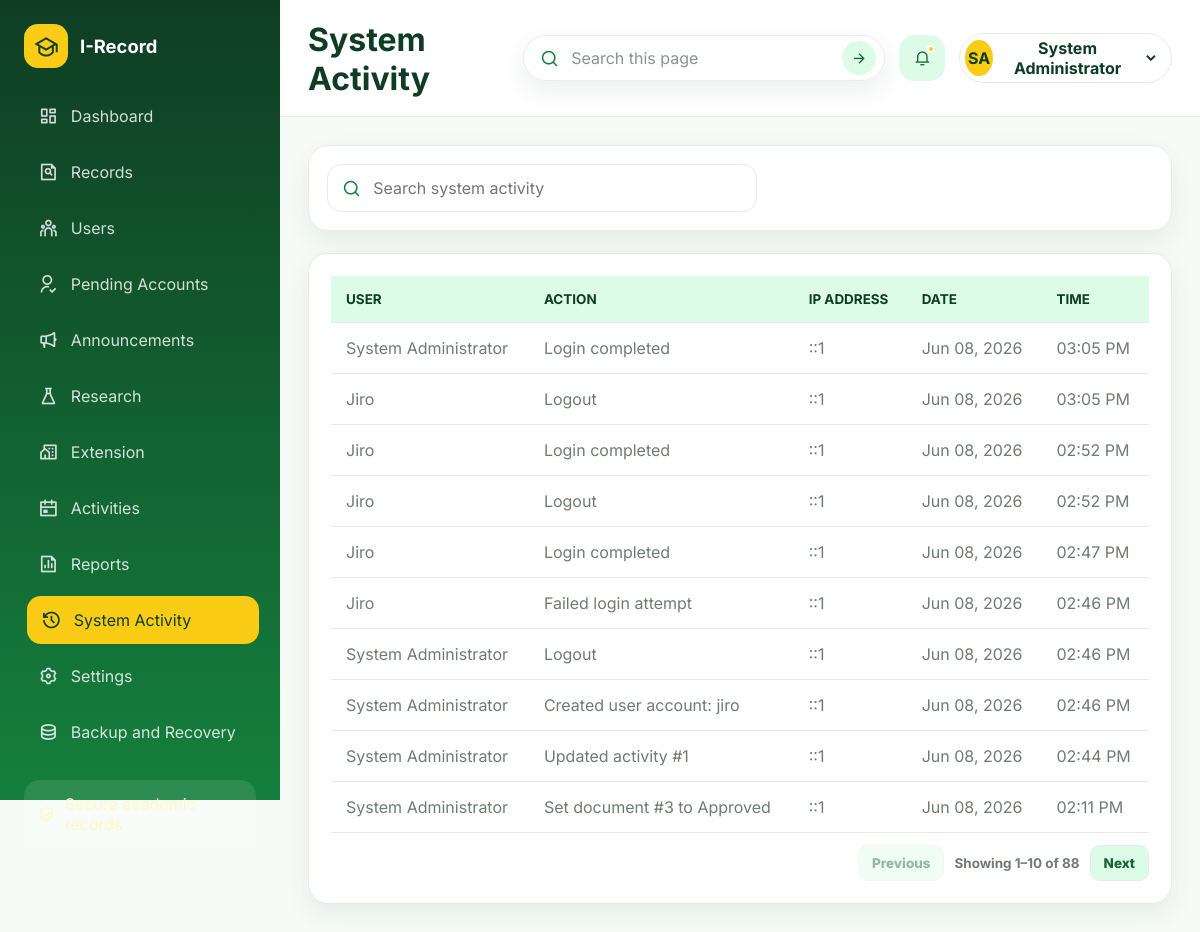
The page /system-activity.php (signed in) on the database its author committed.
### tables this page shows
CREATE TABLE users (
  id INT AUTO_INCREMENT PRIMARY KEY,
  fullname VARCHAR(160) NOT NULL,
  gender VARCHAR(30) NULL,
  birthday DATE NULL,
  email VARCHAR(190) NOT NULL UNIQUE,
  phone VARCHAR(30) NULL,
  username VARCHAR(80) NOT NULL UNIQUE,
  password VARCHAR(255) NOT NULL,
  role ENUM('Super Admin','Vice President','OVPRE Staff','Research Coordinator','Extension Coordinator','Faculty Researcher','Evaluator/Reviewer','User') NOT NULL,
  department_id INT NULL,
  status ENUM('Pending','Active','Rejected','Suspended','Inactive','Locked') NOT NULL DEFAULT 'Pending',
  approved_at DATETIME NULL,
  approved_by INT NULL,
  rejected_at DATETIME NULL,
  rejected_by INT NULL,
  rejection_reason TEXT NULL,
  login_attempts INT DEFAULT 0,
  locked_until DATETIME NULL,
  reset_token VARCHAR(255) NULL,
  reset_expires DATETIME NULL,
  last_login_at DATETIME NULL,
  created_by INT NULL,
  deleted_at DATETIME NULL,
  created_at TIMESTAMP DEFAULT CURRENT_TIMESTAMP,
  updated_at TIMESTAMP NULL DEFAULT NULL ON UPDATE CURRENT_TIMESTAMP,
  INDEX idx_users_approved_by (approved_by),
  INDEX idx_users_rejected_by (rejected_by),
  INDEX idx_users_status_created (status, created_at),
  FOREIGN KEY (department_id) REFERENCES departments(id) ON DELETE SET NULL,
  FOREIGN KEY (approved_by) REFERENCES users(id) ON DELETE SET NULL,
  FOREIGN KEY (rejected_by) REFERENCES users(id) ON DELETE SET NULL
);

CREATE TABLE audit_logs (
  id INT AUTO_INCREMENT PRIMARY KEY,
  user_id INT NULL,
  action VARCHAR(255) NOT NULL,
  ip_address VARCHAR(64) NOT NULL,
  created_at TIMESTAMP DEFAULT CURRENT_TIMESTAMP,
  FOREIGN KEY (user_id) REFERENCES users(id) ON DELETE SET NULL
);

### includes/bootstrap.php (called while the page is built, shortened)
<?php
function db(): PDO {
    static $pdo = null;
    if ($pdo instanceof PDO) {
        return $pdo;
    }
    $pdo = new PDO(
        'mysql:host=' . DB_HOST . ';dbname=' . DB_NAME . ';charset=utf8mb4',
        DB_USER,
        DB_PASS,
        [
            PDO::ATTR_ERRMODE => PDO::ERRMODE_EXCEPTION,
            PDO::ATTR_DEFAULT_FETCH_MODE => PDO::FETCH_ASSOC,
        ]
    );
    return $pdo;
}
function h($value): string {
    return htmlspecialchars((string) $value, ENT_QUOTES, 'UTF-8');
}
function current_user(): ?array {
    $stmt = db()->prepare('SELECT * FROM users WHERE id = ? AND status = "Active" AND deleted_at IS NULL LIMIT 1');
    $stmt->execute([$_SESSION['user_id']]);
    return $stmt->fetch() ?: null;
}

### system-activity.php (the view, shortened to what this page needs)
<?php
require_once 'includes/layout.php';
$logs = db()->query('SELECT l.*, u.fullname FROM audit_logs l LEFT JOIN users u ON u.id = l.user_id ORDER BY l.created_at DESC LIMIT 200')->fetchAll();
renderHeader('System Activity', 'audit');
?>
<section class="tool-panel">
    <div class="search-control">
        <i class="ri-search-line"></i>
        <input data-table-search type="search" placeholder="Search system activity">
    </div>
</section>
<section class="panel">
    <div class="table-scroll">
        <table class="data-table portal-table">
            <thead>
                <tr>
                    <th>User</th>
                    <th>Action</th>
                    <th>IP Address</th>
                    <th>Date</th>
                    <th>Time</th>
                </tr>
            </thead>
            <tbody>
                <?php foreach ($logs as $log): ?>
                    <tr data-table-row>
                        <td><?php echo h($log['fullname'] ?? 'System'); ?></td>
                        <td><?php echo h($log['action']); ?></td>
                        <td><?php echo h($log['ip_address']); ?></td>
                        <td><?php echo h(date('M d, Y', strtotime($log['created_at']))); ?></td>
                        <td><?php echo h(date('h:i A', strtotime($log['created_at']))); ?></td>
                    </tr>
                <?php endforeach; ?>
            </tbody>
        </table>
    </div>
</section>
<?php renderFooter(); ?>

### includes/layout.php (shortened to what this page needs)
<?php
require_once __DIR__ . '/bootstrap.php';
function activePage($page, $currentPage)
{
    return $page === $currentPage ? 'active' : '';
}
function renderHeader($pageTitle, $currentPage)
{
    $user = current_user();
    $name = $user['fullname'] ?? 'Guest';
    $initials = implode('', array_map(fn($part) => strtoupper(substr($part, 0, 1)), array_slice(preg_split('/\s+/', trim($name)), 0, 2)));
    $savedProfilePhoto = (string) ($user['profile_photo'] ?? '');
    $profilePhotoUrl = preg_match('#^uploads/profile-photos/[A-Za-z0-9._-]+\.(jpg|png|webp)$#', $savedProfilePhoto) ? $savedProfilePhoto : '';
    $isSuperAdmin = ($user['role'] ?? '') === ROLE_SUPER_ADMIN;
    $unreadNotificationCount = 0;
    if ($user) {
        $unreadNotificationStmt = db()->prepare('SELECT COUNT(*) FROM notifications WHERE user_id = ? AND status = "Unread"');
        $unreadNotificationStmt->execute([(int) $user['id']]);
        $unreadNotificationCount = (int) $unreadNotificationStmt->fetchColumn();
    }
?>
    <!DOCTYPE html>
    <html lang="en">
    <head>
        <link rel="stylesheet" href="assets/css/style.css?v=20261012-project-tracking-search">
        <link href="https://cdn.jsdelivr.net/npm/remixicon@4.5.0/fonts/remixicon.css" rel="stylesheet">
        <link href="https://cdnjs.cloudflare.com/ajax/libs/font-awesome/6.5.2/css/all.min.css" rel="stylesheet">
    </head>
    <body>
        <div class="app-shell">
            <aside class="sidebar" id="sidebar">
                <a class="brand" href="dashboard.php">
                    <span><i class="ri-graduation-cap-line"></i></span>
                    <strong><?php echo APP_NAME; ?></strong>
                </a>
                <nav class="sidebar-nav">
                    <a class="<?php echo activePage('dashboard', $currentPage); ?>" href="dashboard.php"><i class="ri-dashboard-line"></i><span>Dashboard</span></a>
                    <a class="<?php echo activePage('documents', $currentPage); ?>" href="admin-documents.php"><i class="ri-file-search-line"></i><span>Records</span></a>
                    <?php if ($isSuperAdmin): ?>
                        <a class="<?php echo activePage('users', $currentPage); ?>" href="admin-users.php"><i class="ri-team-line"></i><span>Users</span></a>
                        <a class="<?php echo activePage('pending-users', $currentPage); ?>" href="admin-pending-users.php"><i class="ri-user-follow-line"></i><span>Pending Accounts</span></a>
                    <?php endif; ?>
                    <a class="<?php echo activePage('announcements', $currentPage); ?>" href="announcements.php"><i class="ri-megaphone-line"></i><span>Announcements</span></a>
                    <a class="<?php echo activePage('research', $currentPage); ?>" href="research.php"><i class="ri-flask-line"></i><span>Research</span></a>
                    <a class="<?php echo activePage('extension', $currentPage); ?>" href="extension.php"><i class="ri-community-line"></i><span>Extension</span></a>
                    <a class="<?php echo activePage('activities', $currentPage); ?>" href="activities.php"><i class="ri-calendar-event-line"></i><span>Activities</span></a>
                    <a class="<?php echo activePage('reports', $currentPage); ?>" href="admin-reports.php"><i class="ri-file-chart-line"></i><span>Reports</span></a>
                    <?php if ($isSuperAdmin): ?>
                        <a class="<?php echo activePage('audit', $currentPage); ?>" href="system-activity.php"><i class="ri-history-line"></i><span>System Activity</span></a>
                        <a class="<?php echo activePage('settings', $currentPage); ?>" href="admin-settings.php"><i class="ri-settings-3-line"></i><span>Settings</span></a>
                        <a class="<?php echo activePage('backup', $currentPage); ?>" href="system-backup.php"><i class="ri-database-2-line"></i><span>Backup and Recovery</span></a>
                    <?php endif; ?>
                </nav>
                <div class="sidebar-footer">
                    <i class="ri-shield-check-line"></i>
                    <span>Secure academic records</span>
                </div>
            </aside>
            <div class="page-wrap">
                <header class="topbar">
                    <div class="topbar-title">
                        <h1><?php echo h($pageTitle); ?></h1>
                    </div>
                    <form class="topbar-search" role="search" action="search.php" method="get" data-global-search-form>
                        <i class="ri-search-line"></i>
                        <input type="search" name="q" placeholder="Search this page" aria-label="Search across accessible records" data-global-search>
                        <button class="topbar-search-submit" type="submit" aria-label="Run search"><i class="ri-arrow-right-line"></i></button>
                    </form>
                    <a class="topbar-icon" href="notifications.php" aria-label="Notifications<?php echo $unreadNotificationCount ? ', ' . $unreadNotificationCount . ' unread' : ''; ?>">
                        <i class="ri-notification-3-line"></i>
                        <?php if ($unreadNotificationCount): ?><span></span><?php endif; ?>
                    </a>
                    <div class="profile-menu">
                        <button class="profile-button" type="button" data-profile-toggle aria-expanded="false" aria-haspopup="true">
                            <span class="avatar"><?php if ($profilePhotoUrl): ?><img src="<?php echo h($profilePhotoUrl); ?>" alt=""><?php else: ?><?php echo h($initials ?: 'IR'); ?><?php endif; ?></span>
                            <span><?php echo h($name); ?></span>
                            <i class="ri-arrow-down-s-line"></i>
                        </button>
                    </div>
                </header>
                <main class="content-area">
                <?php
            }
            function renderFooter()
            {
                ?>
                </main>
            </div>
        </div>
    </body>
    </html>
<?php
            }
?>

### rows shown on the page
users: fullname "SA", fullname "System Administrator"
audit_logs: user.fullname "System Administrator", action "Login completed", ip_address "::1", created_at "Jun 08, 2026", created_at "03:05 PM"
audit_logs: user.fullname "Jiro", action "Logout", ip_address "::1", created_at "Jun 08, 2026", created_at "03:05 PM"
audit_logs: user.fullname "Jiro", action "Login completed", ip_address "::1", created_at "Jun 08, 2026", created_at "02:52 PM"
audit_logs: user.fullname "Jiro", action "Logout", ip_address "::1", created_at "Jun 08, 2026", created_at "02:52 PM"
audit_logs: user.fullname "Jiro", action "Login completed", ip_address "::1", created_at "Jun 08, 2026", created_at "02:47 PM"
audit_logs: user.fullname "Jiro", action "Failed login attempt", ip_address "::1", created_at "Jun 08, 2026", created_at "02:46 PM"
audit_logs: user.fullname "System Administrator", action "Logout", ip_address "::1", created_at "Jun 08, 2026", created_at "02:46 PM"
audit_logs: user.fullname "System Administrator", action "Created user account: jiro", ip_address "::1", created_at "Jun 08, 2026", created_at "02:46 PM"
audit_logs: user.fullname "System Administrator", action "Updated activity #1", ip_address "::1", created_at "Jun 08, 2026", created_at "02:44 PM"
audit_logs: user.fullname "System Administrator", action "Set document #3 to Approved", ip_address "::1", created_at "Jun 08, 2026", created_at "02:11 PM"

### other values the page prints
APP_NAME "I-Record"
$pageTitle "System Activity"
